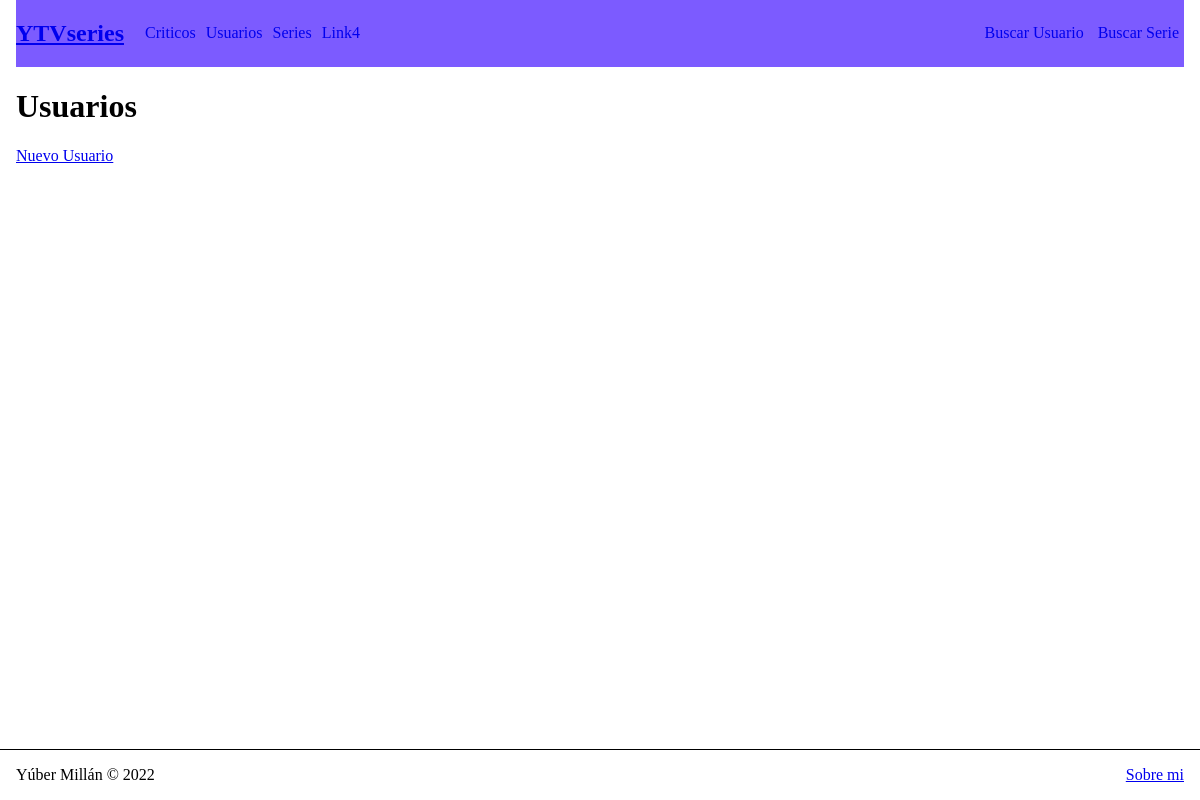
The app's page /usuarios/usuarios, older data.
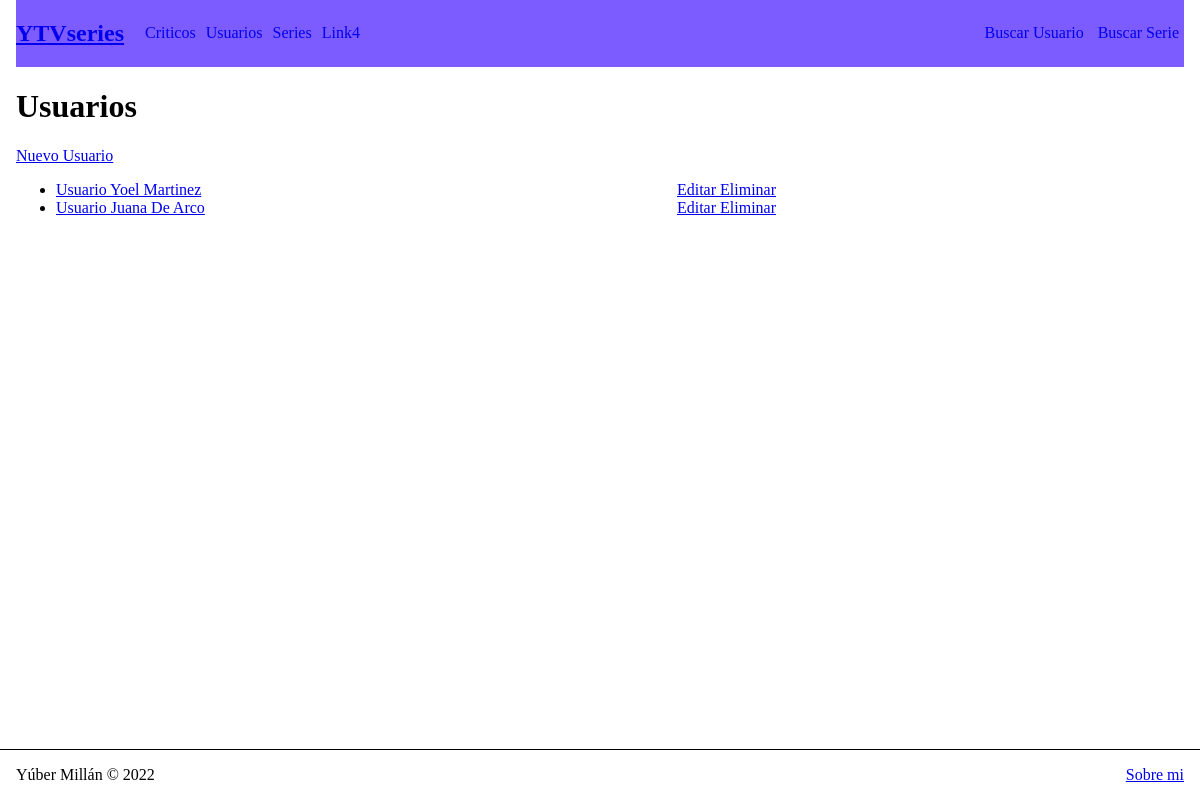
The same page, newer data.
### usuarios/models.py (models this page shows)
class Usuario(models.Model):
    nombre = models.CharField(max_length=255)
    apellido = models.CharField(max_length=255)
    email = models.EmailField()
    alias = models.CharField(max_length=25)
    def __str__(self):
        return f"Usuario {self.nombre} {self.apellido}"

### usuarios/views.py (the view)
# urls.py: path('usuarios/', include("usuarios.urls")),
def usuarios(request):
    user = Usuario.objects.all()
    return render(request, "usuarios/users.html", {"usuarios": user})

### usuarios/templates/usuarios/users.html
{% extends 'layout.html' %}
{% block contenido %}
    <h1>Usuarios</h1>
    <a href="{% url 'NuevoUsuario' %}">Nuevo Usuario</a>
    <ul style="max-width: 60vw;">
        {% for user in usuarios %}
            <li>
                <a href="{% url 'VerUsuario' user.nombre %}">
                    {{ user }}
                </a>
                <div style="float: right;">
                    <a href="{% url 'EditarUsuario' user.id %}">
                        Editar
                    </a>
                    <a href="{% url 'EliminarUsuario' user.id %}">
                        Eliminar
                    </a>
                </div>
            </li>
        {% endfor %}
    </ul>
{% endblock contenido %}

### usuarios/templates/layout.html (shortened to what this page needs)
{% load static %}
<!DOCTYPE html>
<html lang="en">
<head>
</head>
<body style="margin: 0;">
    <div style="display: flex; flex-direction: column; min-height: 100vh;">
        <div style="flex-grow: 1; padding-inline: 1rem;">
            <nav style="display: flex; flex-direction: row; align-items: center; justify-content: space-between; background: #7c5bff; ">
                <div style="display: flex; flex-direction: row; align-items: center;">
                    <h2 style="margin-right: 1rem;">
                        <a href="{% url 'Inicio' %} "> YTVseries</a>
                    </h2>
                    <a href=" {% url 'ListaCriticos' %} " style="text-decoration: none; margin-inline: 5px;">Criticos</a>
                    <a href=" {% url 'ListaUsuarios' %} " style="text-decoration: none; margin-inline: 5px;">Usuarios</a>
                    <a href=" {% url 'ListaSeries' %} " style="text-decoration: none; margin-inline: 5px;">Series</a>
                    <a href="#" style="text-decoration: none; margin-inline: 5px;">Link4</a>
                </div>
                <div>
                    <a href=" {% url 'BuscarUsuario' %} " style="text-decoration: none; margin-inline: 5px;">Buscar Usuario</a>
                    <a href=" {% url 'BuscarSerie' %} " style="text-decoration: none; margin-inline: 5px;">Buscar Serie</a>
                </div>
            </nav>
            <div>
                {% block contenido %}
                {% endblock contenido %}
            </div>
        </div>
        <div style="flex-wrap: wrap; border-top: 1px solid black; padding-inline: 1rem;">
            <footer style="display: flex; justify-content: space-between;">
                <p>
                    Yúber Millán © 2022
                </p>
                <p>
                    <a href="#">Sobre mi</a>
                </p>
            </footer>
        </div>
    </div>
</body>
</html>

Row changes from the older to the newer data that the page shows:
added Usuario: nombre+apellido "Usuario Yoel Martinez"
added Usuario: nombre+apellido "Usuario Juana De Arco"
